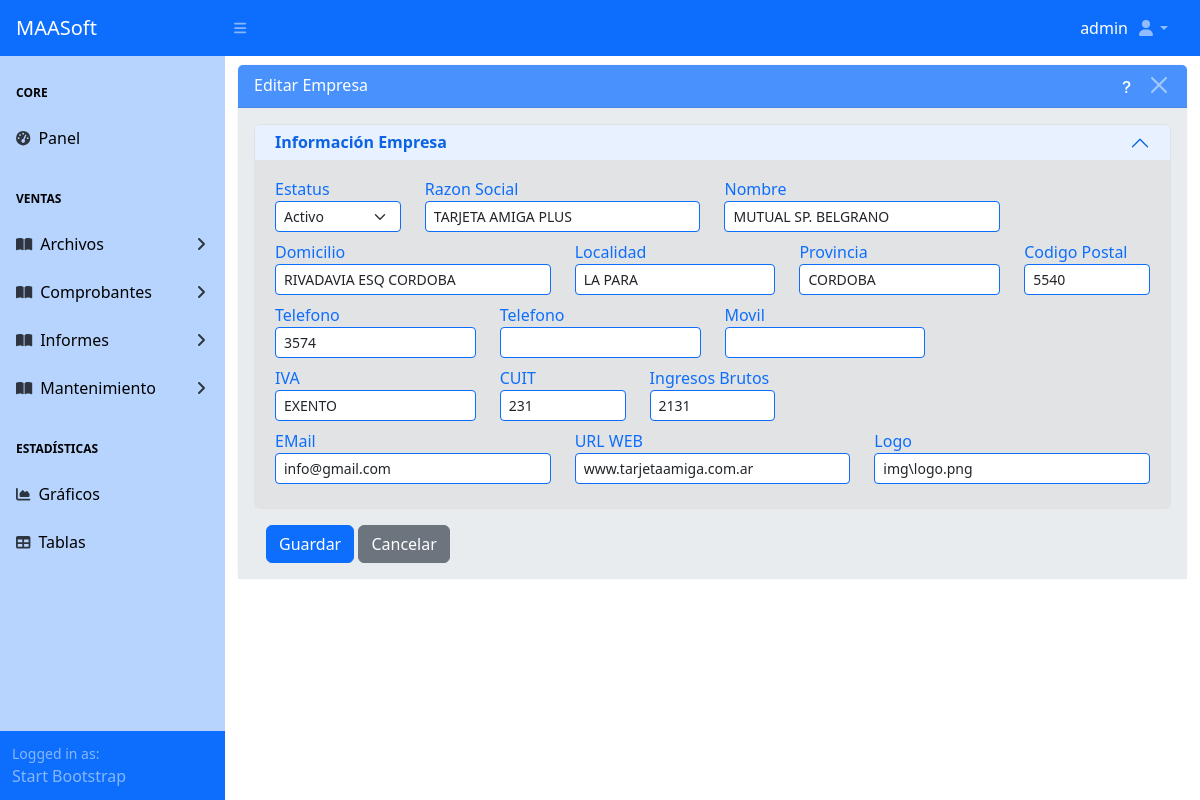
Screenshot of /maestros/empresa/1/editar/ (signed in) with the database file from the repository.
### apps/usuarios/models.py (models this page shows)
class User(AbstractUser):
  email = models.EmailField("Correo electrónico")
  email_alt = models.EmailField("Correo alternativo", max_length=50,
                               null=True, blank=True)
  telefono = models.CharField("Teléfono", max_length=9,
                             null=True, blank=True)
  iniciales = models.CharField("Iniciales", max_length=3,
                             null=True, blank=True)
  jerarquia = models.CharField("Jerarquía", max_length=1,
                             null=True, blank=True)
  vendedor = models.BooleanField(default=False, null=True, blank=True)

### apps/maestros/models/base_models.py (models this page shows, shortened)
class Empresa(ModeloBaseGenerico):
    id_empresa = models.AutoField(primary_key=True)
    estatus_empresa = models.BooleanField("Estatus", db_column="estatus",
                                           default=True, choices=ESTATUS_GEN)
    razon_social = models.CharField("Razon Social", max_length=50, blank=True)
    nombre_empresa = models.CharField("Nombre", db_column="nombre", max_length=50, blank=True)
    domicilio = models.CharField("Domicilio", max_length=30, blank=True)
    localidad = models.CharField("Localidad", max_length=20, blank=True)
    provincia = models.CharField("Provincia", max_length=20, blank=True)
    codigo_postal = models.CharField("Codigo Postal", max_length=8, blank=True)
    iva = models.CharField("IVA", max_length=15, blank=True)
    cuit = models.CharField("CUIT", max_length=13, blank=True)
    ingreso_bruto = models.CharField("Ingresos Brutos", max_length=11, blank=True)
    telefono = models.CharField("Telefono", max_length=15, blank=True)
    telefono2 = models.CharField("Telefono", max_length=15, blank=True)
    movil = models.CharField("Movil", max_length=15, blank=True)
    mail = models.EmailField("eMail", max_length=50, blank=True)
    web = models.CharField("URL WEB", max_length=50, blank=True)
    imagen = models.CharField("Logo", max_length=50, blank=True)
    class Meta:
        db_table = 'empresa'
        verbose_name = ('Empresa')
        verbose_name_plural = ('Empresas')
        ordering = ['nombre_empresa']

### apps/maestros/views/empresa_views.py (the view)
# urls.py: path('empresa/<int:pk>/editar/', EmpresaUpdateView.as_view(), name='empresa_update'),
class EmpresaUpdateView(MaestroUpdateView):
	model = ConfigViews.model
	list_view_name = ConfigViews.list_view_name
	form_class = ConfigViews.form_class
	template_name = ConfigViews.template_form
	success_url = ConfigViews.success_url
	permission_required = ConfigViews.permission_change
	extra_context = {
		"accion": f"Editar {ConfigViews.model._meta.verbose_name}",
		"list_view_name" : ConfigViews.list_view_name
	}

### apps/maestros/forms/empresa_forms.py
class EmpresaForm(CrudGenericForm):
	class Meta:
		model = Empresa
		fields = '__all__'
		widgets = {
			'estatus_empresa':
				forms.Select(attrs={**formclassselect}),
			'razon_social':
				forms.TextInput(attrs={**formclasstext}),
			'nombre_empresa':
				forms.TextInput(attrs={**formclasstext}),
			'domicilio':
				forms.TextInput(attrs={**formclasstext}),
			'localidad':
				forms.TextInput(attrs={**formclasstext}),
			'provincia':
				forms.TextInput(attrs={**formclasstext}),
			'codigo_postal':
				forms.TextInput(attrs={**formclasstext}),
			'iva':
				forms.TextInput(attrs={**formclasstext}),
			'cuit':
				forms.TextInput(attrs={**formclasstext}),
			'ingreso_bruto':
				forms.TextInput(attrs={**formclasstext}),
			'telefono':
				forms.TextInput(attrs={**formclasstext}),
			'telefono2':
				forms.TextInput(attrs={**formclasstext}),
			'movil':
				forms.TextInput(attrs={**formclasstext}),
			'mail':
				forms.TextInput(attrs={**formclasstext}),
			'web':
				forms.TextInput(attrs={**formclasstext}),
			'imagen':
				forms.TextInput(attrs={**formclasstext}),
		}

### apps/maestros/views/cruds_views_generics.py (called while the page is built)
def obtener_requerimientos_modelo(modelo):
	requerimientos = {}
	for field in modelo._meta.fields:
		exclud_fields = ['usuario', 'estacion', 'fcontrol']
		field_info = []
		if not field.primary_key and field.name not in exclud_fields:
			if not field.blank:
				field_info.append("Este campo es obligatorio")
			if hasattr(field, "max_length") and field.max_length is not None:
				field_info.append(f"Debe tener un máximo de {field.max_length} caracteres")
			if field.unique:
				field_info.append("Debe ser único")
			requerimientos[field.verbose_name] = field_info
	return requerimientos

	def get_context_data(self, **kwargs):
		context = super().get_context_data(**kwargs)
		if 'data_has_errors' not in context:
			context['data_has_errors'] = False
		if 'form' not in context:
			context['form'] = self.get_form()
		context['requerimientos'] = obtener_requerimientos_modelo(self.model)
		return context

### apps/maestros/templates/maestros/empresa_form.html (shortened to what this page needs)
{% extends 'maestro_form.html' %}
{% load static %}
{% block maincomponent %}
	{% block principalcomponent %}
		<div id="layoutSidenav_content">
			<main>
				<div class="container-fluid">
					<div class="card border-light mb-3 mt-2">
						<div class="card-header text-white bg-primary opacity-75 d-flex
									justify-content-between">
							{{ accion }}
							<div class="flex align-items-center">
								<a
									class="me-2 text-white"
									data-bs-toggle="modal"
									data-bs-target="#helpModal"
									style="cursor: pointer;">
									<i class="bi bi-question-lg"></i></a>
								<button type="button" class="btn-close btn-close-white"
									aria-label="Close"
									onclick="window.location.href='{% url list_view_name %}'">
								</button>
							</div>
						</div>
						<div class="card-body bg-body-secondary">
							<form method="post" enctype="multipart/form-data" novalidate>
								<div class="accordion" id="accordionPanelsStayOpenExample">
									<div class="accordion-item">
										<h2 class="accordion-header">
											<button
												class="accordion-button py-2 "
												type="button"
												data-bs-toggle="collapse"
												data-bs-target="#Información_Empresa"
												aria-expanded="true"
												aria-controls="Información_Empresa">
												<strong>Información Empresa</strong>
											</button>
										</h2>
										<div class="accordion-collapse collapse show"
											id="Información_Empresa">
											<div class="accordion-body bg-secondary-subtle">
												<div class="row">
													<div class="col-md-2">
														<label class="form-label text-primary mb-0">
															{{ form.estatus_empresa.label }}
														</label>
														{{ form.estatus_empresa }}
													</div>
													<div class="col-md-4">
														<label class="form-label text-primary mb-0">
															{{ form.razon_social.label }}
														</label>
														{{ form.razon_social }}
													</div>
													<div class="col-md-4">
														<label class="form-label text-primary mb-0">
															{{ form.nombre_empresa.label }}
														</label>
														{{ form.nombre_empresa }}
													</div>
												</div>
												<div class="row">
													<div class="col-md-4">
														<label class="form-label text-primary mb-0">
															{{ form.domicilio.label }}
														</label>
														{{ form.domicilio }}
													</div>
													<div class="col-md-3">
														<label class="form-label text-primary mb-0">
															{{ form.localidad.label }}
														</label>
														{{ form.localidad }}
													</div>
													<div class="col-md-3">
														<label class="form-label text-primary mb-0">
															{{ form.provincia.label }}
														</label>
														{{ form.provincia }}
													</div>
													<div class="col-md-2">
														<label class="form-label text-primary mb-0">
															{{ form.codigo_postal.label }}
														</label>
														{{ form.codigo_postal }}
													</div>
												</div>
												<div class="row">
													<div class="col-md-3">
														<label class="form-label text-primary mb-0">
															{{ form.telefono.label }}
														</label>
														{{ form.telefono }}
													</div>
													<div class="col-md-3">
														<label class="form-label text-primary mb-0">
															{{ form.telefono2.label }}
														</label>
														{{ form.telefono2 }}
													</div>
													<div class="col-md-3">
														<label class="form-label text-primary mb-0">
															{{ form.movil.label }}
														</label>
														{{ form.movil }}
													</div>
												</div>
												<div class="row">
													<div class="col-md-3">
														<label class="form-label text-primary mb-0">
															{{ form.iva.label }}
														</label>
														{{ form.iva }}
													</div>
													<div class="col-md-2">
														<label class="form-label text-primary mb-0">
															{{ form.cuit.label }}
														</label>
														{{ form.cuit }}
													</div>
													<div class="col-md-2">
														<label class="form-label text-primary mb-0">
															{{ form.ingreso_bruto.label }}
														</label>
														{{ form.ingreso_bruto }}
													</div>
												</div>
												<div class="row">
													<div class="col-md-4">
														<label class="form-label text-primary mb-0">
															{{ form.mail.label }}
														</label>
														{{ form.mail }}
													</div>
													<div class="col-md-4">
														<label class="form-label text-primary mb-0">
															{{ form.web.label }}
														</label>
														{{ form.web }}
													</div>
													<div class="col-md-4">
														<label class="form-label text-primary mb-0">
															{{ form.imagen.label }}
														</label>
														{{ form.imagen }}
													</div>
												</div>
											</div>
										</div>
									</div>
								</div>
								<div class="container mt-3">
									<button class="btn btn-primary" type="submit" id="guardarBtn">
										Guardar
									</button>
									<a class="btn btn-secondary" href="{% url list_view_name %}">
										Cancelar
									</a>
								</div>
							</form>
						</div>
					</div>
				</div>
			</main>
		</div>
	{% endblock principalcomponent %}
{% endblock maincomponent %}

### templates/top_nav.html (shortened to what this page needs)
<nav class="sb-topnav navbar navbar-expand navbar-dark bg-primary">
	<a class="navbar-brand ps-3" href="{% url 'home' %}">MAASoft</a>
	<button class="btn btn-link btn-sm order-1 order-lg-0 me-4 me-lg-0" id="sidebarToggle" href="#!"><i class="fas fa-bars"></i></button>
	<div class="col-auto align-self-center text-white">
		{% if user.is_authenticated %}
			{% if user.first_name%}
				{{user.first_name}} {{user.last_name}}
			{% else %}
				{{ user }}
			{% endif %}
		{% endif %}
	</div>
	<ul class="navbar-nav ms-auto ms-md-0 me-3 me-lg-4">
		<li class="nav-item dropdown">
			<a class="nav-link dropdown-toggle" id="navbarDropdown" href="#" role="button" data-bs-toggle="dropdown" aria-expanded="false"><i class="fas fa-user fa-fw"></i></a>
		</li>
	</ul>
</nav>

### rows the page displays
User: username "admin"
Empresa: razon_social "TARJETA AMIGA PLUS", domicilio "RIVADAVIA ESQ CORDOBA", localidad "LA PARA", provincia "CORDOBA", codigo_postal "5540", telefono "3574", iva "EXENTO", cuit "231", ingreso_bruto "2131", mail "info@gmail.com", web "www.tarjetaamiga.com.ar", imagen "img\\logo.png"

### other values shown
{{ accion }} "Editar Empresa"
